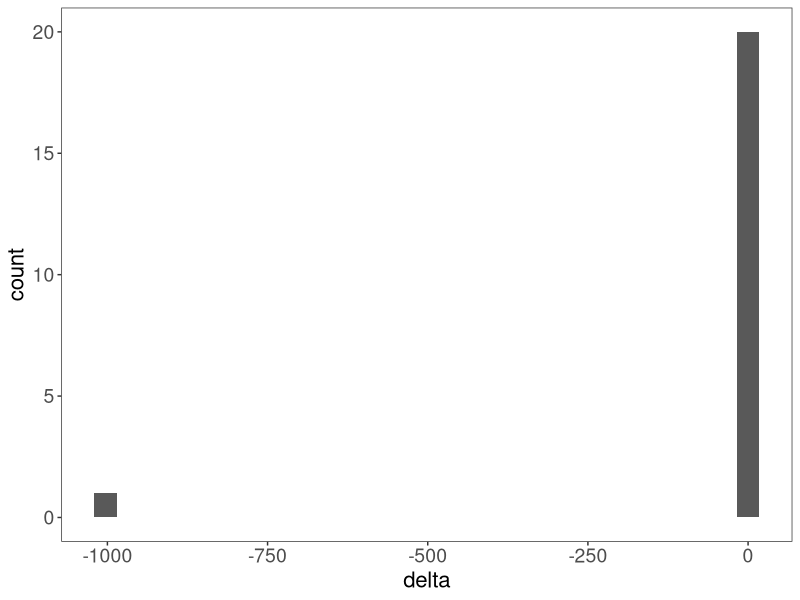

The R script that drew this image:
## ---- chunk 1
library(knitr)
opts_chunk$set(dev=c("png","pdf"),
               fig.width=10,
               fig.height=5,
               dpi=300,
               fig.show="hold",
               fig.lp="fig:",
               cache=TRUE,
               par=TRUE,
               echo=TRUE,
               message=FALSE,
               warning=FALSE)
library(ggplot2)
my_theme <- theme_bw() + 
  theme(panel.grid = element_blank(), 
        panel.background = element_rect(fill = "transparent", color=NA),
        plot.background = element_rect(fill="transparent", color=NA),
        axis.text = element_text(size=14),
        title = element_text(size=18),
        axis.title = element_text(size=16))
## ---- chunk 2
df = data.frame(sex = sample(c('male', 'female'), size = 50, replace = T, prob = c(0.6, 0.4)))
table(df$sex)
## ---- chunk 3
H0.p.female = 0.52
## ---- chunk 4
binom.test(x=sum(df$sex=="female"), # number of one of two outcomes.
           nrow(df), # total number of observations
           p = H0.p.female) # probability of that outcome under the null
## ---- chunk 5
k.women = 14
n.people = 23
p.hat = k.women/n.people

q = 0.95 # 95% confidence interval
se.p.hat = sqrt(p.hat*(1-p.hat)/n.people)
z.crit = abs(qnorm((1-q)/2))

(CI.p.hat = p.hat + c(-1,1)*z.crit*se.p.hat)
## ---- chunk 6
df = data.frame(delta = c(-1000, rnorm(20,1.5,1)))
ggplot(df, aes(x=delta))+geom_histogram()+my_theme
## ---- chunk 7
t.test(df$delta, mu=0)
## ---- chunk 8
binom.test(x=sum(df$delta > 0), # number greater than null median
          n=sum(df$delta != 0), # number that are not equal to zero -- should be all
          p=0.5)   # null distribution of fraction of data that should be above the mean.
